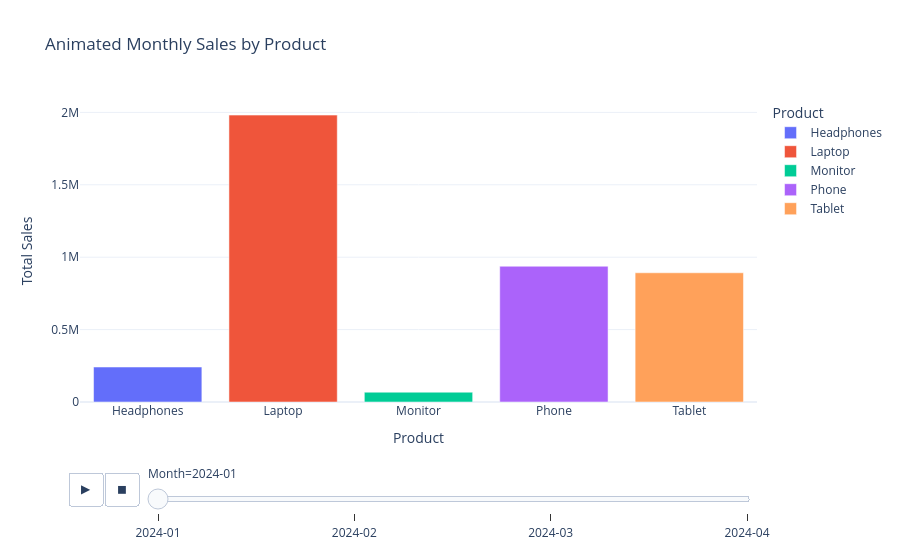

The cell this chart's notebook holds for it:
### Markdown cell above
# the animated chart

### Code cell
animated_fig = px.bar(
    animation_data,
    x="Product",
    y="Total_Sales",
    color="Product",
    animation_frame="Month",
    title="Animated Monthly Sales by Product",
    labels={
        "Total_Sales": "Total Sales",
        "Product": "Product"
    }
)

animated_fig.update_layout(
    template="plotly_white",
    xaxis_title="Product",
    yaxis_title="Total Sales"
)

animated_fig.show()

### Figure 1 — Plotly figure (JSON) as saved in the notebook; plotly's stock layout.template omitted (floating-point values rounded to 4 significant figures)
{"data": [{"hovertemplate": "Product=%{x}<br>Month=2024-01<br>Total Sales=%{y}<extra></extra>", "legendgroup": "Headphones", "marker": {"color": "#636efa", "pattern": {"shape": ""}}, "name": "Headphones", "orientation": "v", "showlegend": true, "textposition": "auto", "type": "bar", "x": ["Headphones"], "xaxis": "x", "y": [241498], "yaxis": "y"}, {"hovertemplate": "Product=%{x}<br>Month=2024-01<br>Total Sales=%{y}<extra></extra>", "legendgroup": "Laptop", "marker": {"color": "#EF553B", "pattern": {"shape": ""}}, "name": "Laptop", "orientation": "v", "showlegend": true, "textposition": "auto", "type": "bar", "x": ["Laptop"], "xaxis": "x", "y": [1981281], "yaxis": "y"}, {"hovertemplate": "Product=%{x}<br>Month=2024-01<br>Total Sales=%{y}<extra></extra>", "legendgroup": "Monitor", "marker": {"color": "#00cc96", "pattern": {"shape": ""}}, "name": "Monitor", "orientation": "v", "showlegend": true, "textposition": "auto", "type": "bar", "x": ["Monitor"], "xaxis": "x", "y": [67662], "yaxis": "y"}, {"hovertemplate": "Product=%{x}<br>Month=2024-01<br>Total Sales=%{y}<extra></extra>", "legendgroup": "Phone", "marker": {"color": "#ab63fa", "pattern": {"shape": ""}}, "name": "Phone", "orientation": "v", "showlegend": true, "textposition": "auto", "type": "bar", "x": ["Phone"], "xaxis": "x", "y": [937670], "yaxis": "y"}, {"hovertemplate": "Product=%{x}<br>Month=2024-01<br>Total Sales=%{y}<extra></extra>", "legendgroup": "Tablet", "marker": {"color": "#FFA15A", "pattern": {"shape": ""}}, "name": "Tablet", "orientation": "v", "showlegend": true, "textposition": "auto", "type": "bar", "x": ["Tablet"], "xaxis": "x", "y": [892413], "yaxis": "y"}], "layout": {"barmode": "relative", "legend": {"title": {"text": "Product"}, "tracegroupgap": 0}, "sliders": [{"active": 0, "currentvalue": {"prefix": "Month="}, "len": 0.9, "pad": {"b": 10, "t": 60}, "steps": [{"args": [["2024-01"], {"frame": {"duration": 0, "redraw": true}, "fromcurrent": true, "mode": "immediate", "transition": {"duration": 0, "easing": "linear"}}], "label": "2024-01", "method": "animate"}, {"args": [["2024-02"], {"frame": {"duration": 0, "redraw": true}, "fromcurrent": true, "mode": "immediate", "transition": {"duration": 0, "easing": "linear"}}], "label": "2024-02", "method": "animate"}, {"args": [["2024-03"], {"frame": {"duration": 0, "redraw": true}, "fromcurrent": true, "mode": "immediate", "transition": {"duration": 0, "easing": "linear"}}], "label": "2024-03", "method": "animate"}, {"args": [["2024-04"], {"frame": {"duration": 0, "redraw": true}, "fromcurrent": true, "mode": "immediate", "transition": {"duration": 0, "easing": "linear"}}], "label": "2024-04", "method": "animate"}], "x": 0.1, "xanchor": "left", "y": 0, "yanchor": "top"}], "title": {"text": "Animated Monthly Sales by Product"}, "updatemenus": [{"buttons": [{"args": [null, {"frame": {"duration": 500, "redraw": true}, "fromcurrent": true, "mode": "immediate", "transition": {"duration": 500, "easing": "linear"}}], "label": "&#9654;", "method": "animate"}, {"args": [[null], {"frame": {"duration": 0, "redraw": true}, "fromcurrent": true, "mode": "immediate", "transition": {"duration": 0, "easing": "linear"}}], "label": "&#9724;", "method": "animate"}], "direction": "left", "pad": {"r": 10, "t": 70}, "showactive": false, "type": "buttons", "x": 0.1, "xanchor": "right", "y": 0, "yanchor": "top"}], "xaxis": {"anchor": "y", "categoryarray": ["Headphones", "Laptop", "Monitor", "Phone", "Tablet"], "categoryorder": "array", "domain": [0, 1], "title": {"text": "Product"}}, "yaxis": {"anchor": "x", "domain": [0, 1], "title": {"text": "Total Sales"}}}}
